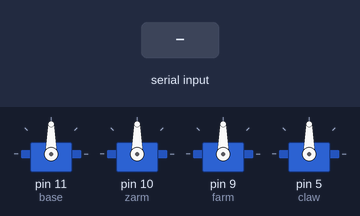
A sketch run on a simulated Arduino Uno, built with avr-gcc and run on an emulated ATmega328P. On the bench: 4 × servo. The inputs (shaded band) are chosen by the test bench. What the sketch prints to the serial monitor is not drawn.

Above: at 1.2 s.
1.3 s: "b,45\n" received over the second serial link
At 1.7 s:
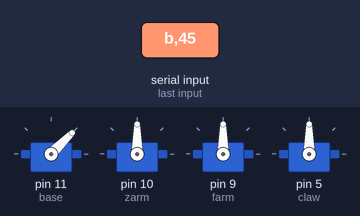
2.8 s: "c,45\n" received over the second serial link
At 4.0 s:
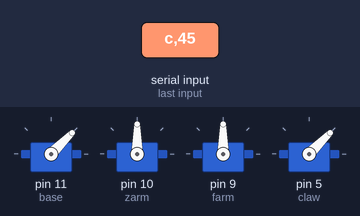
4.3 s: "f,45\n" received over the second serial link
At 5.2 s:
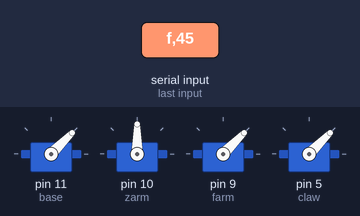
5.8 s: "z,45\n" received over the second serial link
At 6.3 s:
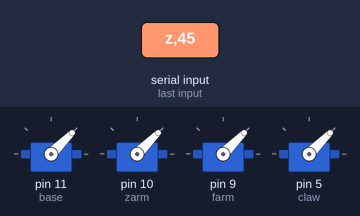
7.3 s: "b" received over the second serial link
At 9.4 s:
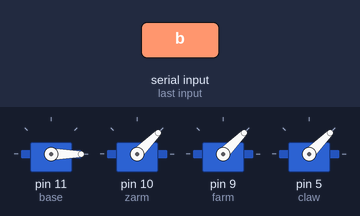
9.8 s: "c" received over the second serial link
At 11.3 s:
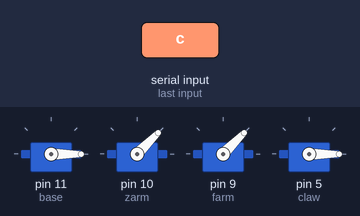
Timing chart, 0 to 12.8 s (numbered marks = the images above; inputs shaded):
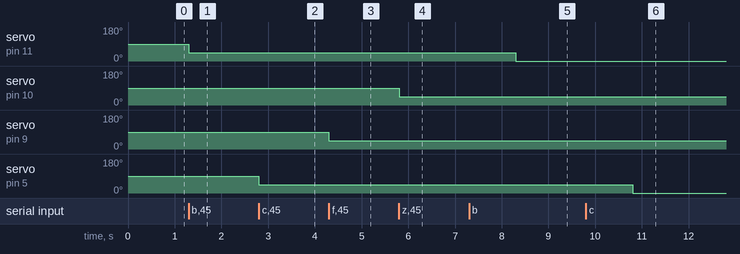

Measured:
- after the input at 1.3 s, servo on pin 11 (base): 90° → 45° at once
- after the input at 2.8 s, servo on pin 5 (claw): 90° → 45° at once
- after the input at 4.3 s, servo on pin 9 (farm): 90° → 45° at once
- after the input at 5.8 s, servo on pin 10 (zarm): 90° → 45° at once
- after the input at 7.3 s, servo on pin 11 (base): 45° → 0° after 1.0 s
- after the input at 9.8 s, servo on pin 5 (claw): 45° → 0° after 1.0 s

The sketch:

Servo_UART_v1.ino
```cpp
#include <Servo.h>
#include <SoftwareSerial.h>   // 引用程式庫
#include  <Wire.h>
// 定義連接藍牙模組的序列埠
SoftwareSerial BT(12,13); //傳送腳,接收腳

Servo base,farm,zarm,claw;
int pos=0;


void setup() {
  base.attach(11);
  zarm.attach(10);
  farm.attach(9);
  claw.attach(5);

  base.write(90);
  zarm.write(90);
  farm.write(90);
  claw.write(40);

  Serial.begin(9600);
  Serial.println("Start");

  BT.begin(38400);
  // put your setup code here, to run once:

}

int base_pos = 90;
int farm_pos = 90;
int zarm_pos = 90;
int claw_pos = 90;
char R_Data[10];

int kn = 0;
void loop() {
  if (BT.available()>0) {
    char serialcmd = BT.read();
    armDataCmd(serialcmd);
  }

  base.write(base_pos);
  farm.write(farm_pos);
  zarm.write(zarm_pos);
  claw.write(claw_pos);
  delay(1);
}
void armDataCmd(char serialCmd){

  Serial.print("serialCmd = ");
  Serial.print(serialCmd);

  int servoData = BT.parseInt();
  switch(serialCmd){
    case 'b':
      base_pos = servoData;
      Serial.print("  Set base servo value: ");
      Serial.println(servoData);
      break;
    case 'c':
      claw_pos = servoData;
      Serial.print("  Set claw servo value: ");
      Serial.println(servoData);
      break;
    case 'f':
      farm_pos = servoData;
      Serial.print("  Set fArm servo value: ");
      Serial.println(servoData);
      break;
    case 'z':
      zarm_pos = servoData;
      Serial.print("  Set rArm servo value: ");
      Serial.println(servoData);
      break;
    case 'o':
      reportStatus();
      break;
    default:
      Serial.println(" Unknown Command.");
  }

}
 void reportStatus(){
  Serial.println("");
  Serial.println("");
  Serial.println("++++++ Robot-Arm Status Report +++++");
  Serial.print("Claw Position: clawPos = "); Serial.println(claw.read());
  Serial.print("Base Position: basePos = "); Serial.println(base.read());
  Serial.print("Rear  Arm Position: rarmPos = "); Serial.println(zarm.read());
  Serial.print("Front Arm Position: farmPos = "); Serial.println(farm.read());
  Serial.println("++++++++++++++++++++++++++++++++++++");
  Serial.println("");
 }
```
